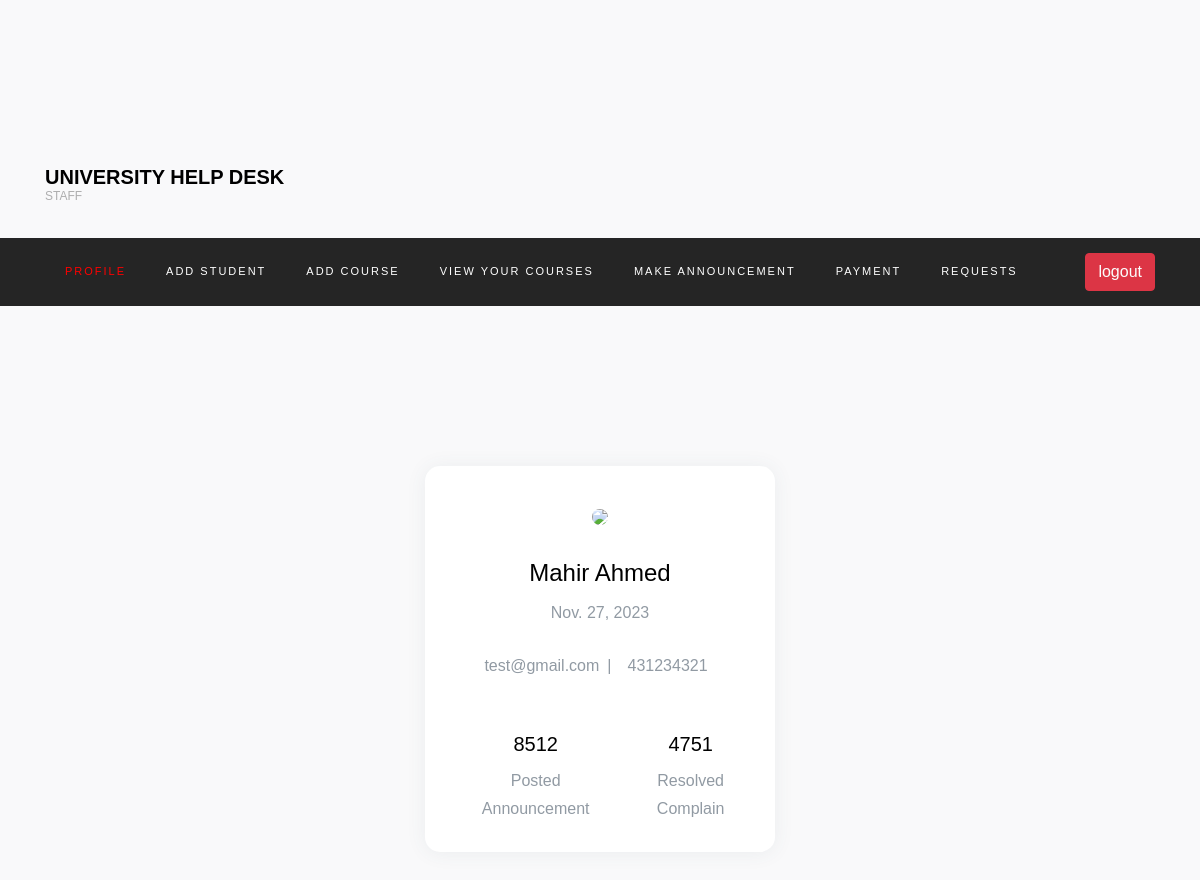
/faculty-profile/ (signed in), run on the app's committed database.
### login/models.py (models this page shows, shortened)
class Faculty(models.Model):
    user = models.OneToOneField(User, on_delete=models.CASCADE)
    faculty_initial = models.CharField(
        max_length=10, unique=True, blank=True, null=True)
    first_name = models.CharField(max_length=200, blank=True, null=True)
    last_name = models.CharField(max_length=200, blank=True, null=True)
    email = models.EmailField(max_length=200, blank=True, null=True)
    phone = models.CharField(max_length=200, blank=True, null=True)
    department = models.CharField(max_length=200, blank=True, null=True)
    joined_date = models.DateField(default=datetime.now, blank=True)

### login/views.py (the view)
# urls.py: path('faculty-profile/', views.faculty_profile, name='faculty_profile'),
def faculty_profile(request):
    user = Faculty.objects.get(user=request.user)
    return render(request, 'faculty_profile.html', {'user': user})

### templates/faculty_profile.html (shortened to what this page needs)
{%extends 'faculty_base.html' %}
{%block main-content%}
<section>
    <div class="container py-5 h-100">
      <div class="row d-flex justify-content-center align-items-center h-100">
        <div class="col-md-12 col-xl-4">
          <div class="card" style="border-radius: 15px;">
            <div class="card-body text-center">
              <div class="mt-3 mb-4">
                <img src="https://mdbcdn.b-cdn.net/img/Photos/new-templates/bootstrap-chat/ava2-bg.webp"
                  class="rounded-circle img-fluid" style="width: 100px;" />
              </div>
              <h4 class="mb-2">{{user.first_name}} {{user.last_name}}</h4>
              <p class="text-muted mb-4"><span  class="mx-2">{{user.joined_date}}</span> </p>
              <p class="text-muted mb-4">{{user.email}}<span class="mx-2">|</span><span  class="mx-2">{{user.phone}}</span> </p>
              <div class="d-flex justify-content-between text-center mt-5 mb-2">
                <div class="px-3">
                  <p class="mb-2 h5">8512</p>
                  <p class="text-muted mb-0">Posted Announcement</p>
                </div>
                <div>
                  <p class="mb-2 h5">4751</p>
                  <p class="text-muted mb-0">Resolved Complain</p>
                </div>
              </div>
              </div>
            </div>
          </div>
        </div>
      </div>
</section>
{%endblock main-content%}

### static/profile/style.css (style rules this page uses)
body { background-color: #f9f9fa }
.card { border-radius: 5px; -webkit-box-shadow: 0 1px 20px 0 rgba(69,90,100,0.08); box-shadow: 0 1px 20px 0 rgba(69,90,100,0.08); border: none; margin-bottom: 30px; }
.text-muted { color: #919aa3 !important; }

### data on the page
Faculty: first_name "Mahir", last_name "Ahmed", joined_date "Nov. 27, 2023", email "test@gmail.com", phone "431234321"
